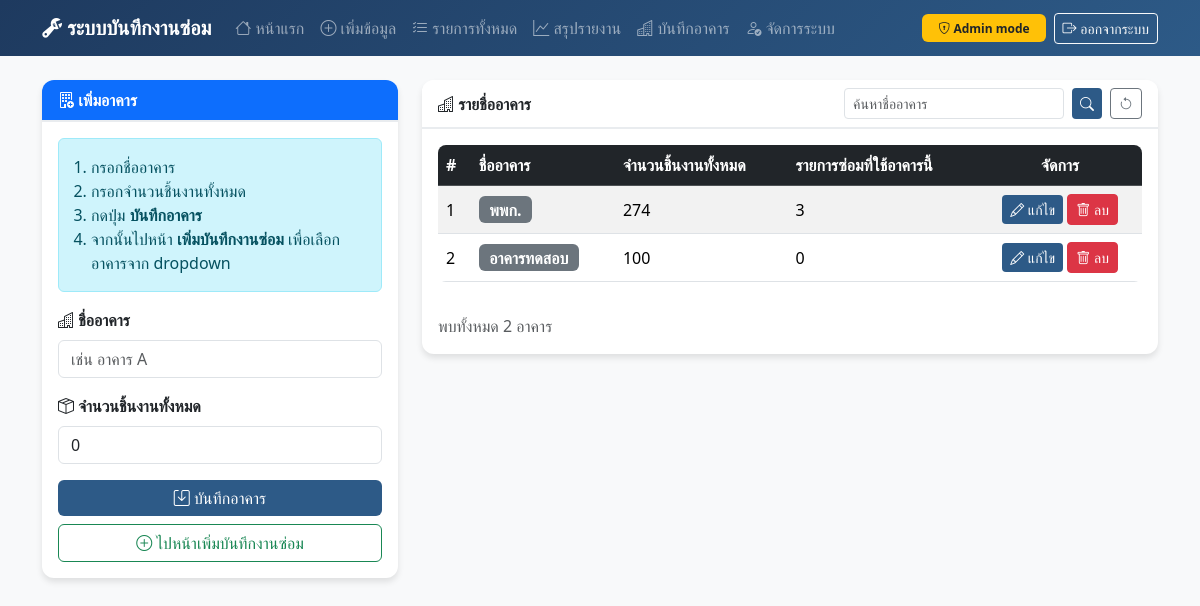
Page /admin/buildings (signed in) on the committed database.
### models.py (models this page shows, shortened)
class Building(db.Model):
    __tablename__ = "building"
    id = db.Column(db.Integer, primary_key=True)
    name = db.Column(db.String(64), nullable=False, unique=True)
    total_items = db.Column(db.Integer, nullable=False, default=0)
    created_at = db.Column(db.DateTime, default=datetime.utcnow)

### app.py (the view, shortened to what this page needs)
@app.route('/admin/buildings', methods=['GET', 'POST'])
def admin_buildings():
    if not admin_required():
        return redirect(url_for('admin_login'))
    search_text = request.args.get('search', '').strip()
    page = request.args.get('page', 1, type=int)
    query = Building.query.order_by(Building.name.asc())
    if search_text:
        query = query.filter(Building.name.ilike(f'%{search_text}%'))
    building_list, total_buildings, total_pages, current_page = paginate_query(query, page)
    for building in building_list:
        building.repair_logs_count = RepairLog.query.filter_by(building=building.name).count()
    return render_template('admin_buildings.html',
                           building_list=building_list,
                           total_buildings=total_buildings,
                           search_text=search_text,
                           current_page=current_page,
                           total_pages=total_pages,
                           page_numbers=build_pagination_window(current_page, total_pages))

### app.py (called while the page is built)
def paginate_query(query, page, per_page=PER_PAGE):
    total = query.count()
    total_pages = max(1, math.ceil(total / per_page)) if total else 1
    page = min(max(page, 1), total_pages)
    items = query.offset((page - 1) * per_page).limit(per_page).all()
    return items, total, total_pages, page

def build_pagination_window(page, total_pages, radius=2):
    start = max(1, page - radius)
    end = min(total_pages, page + radius)
    return range(start, end + 1)

def admin_required():
    return session.get('admin_logged_in')

@app.context_processor
def inject_buildings():
    buildings = Building.query.order_by(Building.name.asc()).all()
    return dict(buildings=buildings, has_buildings=len(buildings) > 0)

### templates/admin_buildings.html (shortened to what this page needs)
{% extends "base.html" %}
{% block content %}
<div class="row g-4">
    <div class="col-lg-4">
        <div class="card">
            <div class="card-header bg-primary text-white">
                <i class="bi bi-building-add"></i> เพิ่มอาคาร
            </div>
            <div class="card-body">
                <div class="alert alert-info">
                    <ol class="mb-0 ps-3">
                        <li>กรอกชื่ออาคาร</li>
                        <li>กรอกจำนวนชิ้นงานทั้งหมด</li>
                        <li>กดปุ่ม <strong>บันทึกอาคาร</strong></li>
                        <li>จากนั้นไปหน้า <strong>เพิ่มบันทึกงานซ่อม</strong> เพื่อเลือกอาคารจาก dropdown</li>
                    </ol>
                </div>
                <form method="post">
                    <div class="mb-3">
                        <label class="form-label fw-bold"><i class="bi bi-buildings"></i> ชื่ออาคาร</label>
                        <input type="text" class="form-control" name="name" required placeholder="เช่น อาคาร A">
                    </div>
                    <div class="mb-3">
                        <label class="form-label fw-bold"><i class="bi bi-box-seam"></i> จำนวนชิ้นงานทั้งหมด</label>
                        <input type="number" class="form-control" name="total_items" min="0" required value="0" placeholder="0">
                    </div>
                    <div class="d-grid gap-2">
                        <button type="submit" class="btn btn-primary">
                            <i class="bi bi-save"></i> บันทึกอาคาร
                        </button>
                        <a href="{{ url_for('add') }}" class="btn btn-outline-success">
                            <i class="bi bi-plus-circle"></i> ไปหน้าเพิ่มบันทึกงานซ่อม
                        </a>
                    </div>
                </form>
            </div>
        </div>
    </div>
    <div class="col-lg-8">
        <div class="card">
            <div class="card-header d-flex flex-wrap justify-content-between align-items-center gap-2">
                <span><i class="bi bi-buildings"></i> รายชื่ออาคาร</span>
                <form method="get" class="d-flex gap-2">
                    <input type="text" class="form-control form-control-sm" name="search" value="{{ search_text }}" placeholder="ค้นหาชื่ออาคาร">
                    <button type="submit" class="btn btn-sm btn-primary"><i class="bi bi-search"></i></button>
                    <a href="{{ url_for('admin_buildings') }}" class="btn btn-sm btn-outline-secondary"><i class="bi bi-arrow-counterclockwise"></i></a>
                </form>
            </div>
            <div class="card-body">
                {% if building_list %}
                <div class="table-responsive">
                    <table class="table table-hover table-striped align-middle">
                        <thead class="table-dark">
                            <tr>
                                <th>#</th>
                                <th>ชื่ออาคาร</th>
                                <th>จำนวนชิ้นงานทั้งหมด</th>
                                <th>รายการซ่อมที่ใช้อาคารนี้</th>
                                <th class="text-center">จัดการ</th>
                            </tr>
                        </thead>
                        <tbody>
                            {% for building in building_list %}
                            <tr>
                                <td>{{ loop.index }}</td>
                                <td><span class="badge bg-secondary fs-6">{{ building.name }}</span></td>
                                <td>{{ building.total_items }}</td>
                                <td>{{ building.repair_logs_count if building.repair_logs_count is defined else '-' }}</td>
                                <td class="text-center">
                                    <a href="{{ url_for('admin_building_edit', id=building.id) }}" class="btn btn-sm btn-primary">
                                        <i class="bi bi-pencil"></i> แก้ไข
                                    </a>
                                    <form method="post" action="{{ url_for('admin_building_delete', id=building.id) }}" class="d-inline">
                                        <button type="submit" class="btn btn-sm btn-danger" onclick="return confirm('ยืนยันการลบอาคารนี้?')">
                                            <i class="bi bi-trash"></i> ลบ
                                        </button>
                                    </form>
                                </td>
                            </tr>
                            {% endfor %}
                        </tbody>
                    </table>
                </div>
                <div class="d-flex flex-column flex-md-row justify-content-between align-items-md-center gap-2 mt-3">
                    <p class="text-muted mb-0">พบทั้งหมด {{ total_buildings }} อาคาร</p>
                </div>
                {% else %}
                <div class="text-center py-5 text-muted">
                    <i class="bi bi-buildings fs-1"></i>
                    <p class="mt-2">ยังไม่มีรายการอาคาร</p>
                </div>
                {% endif %}
            </div>
        </div>
    </div>
</div>
{% endblock %}

### templates/base.html (style rules this page uses)
body { background-color: #f8f9fa; }
.card { border: none; border-radius: 12px; box-shadow: 0 4px 6px rgba(0,0,0,0.1); }
.card-header { background: white; border-bottom: 2px solid #e9ecef; border-radius: 12px 12px 0 0 !important; font-weight: 600; }
.btn-primary { background: #2d5a87; border: none; }
.table { border-radius: 8px; overflow: hidden; }

### rows in the picture
Building: name "พพก.", total_items "274", repair_logs_count "3"
Building: name "อาคารทดสอบ", total_items "100", repair_logs_count "0"

### other values in the picture
{{ total_buildings }} "2"
